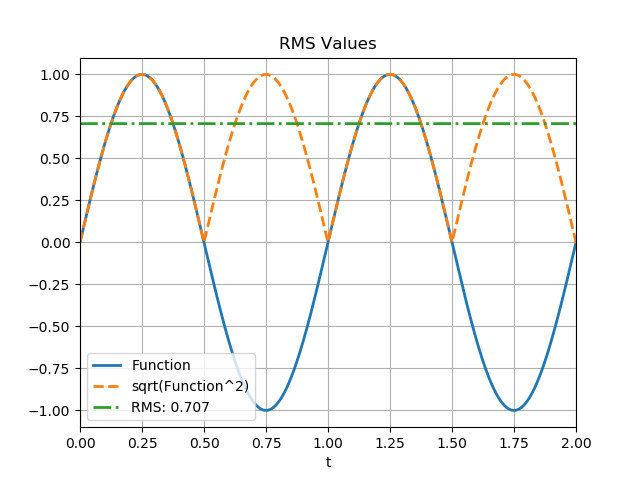

Generate this figure with Python:
import math
import numpy as np
from numpy import genfromtxt
import matplotlib.pyplot as plt

# Set Params
tMin = 0
tMax = 2
Frequency = 10000 # of signal samples per t
ts = np.arange(tMin, tMax + 1 if isinstance(tMax, int) else tMax,1/Frequency)

# File Output Info
title = "RMS Values"
outputpng = "RMS_Graphically.png"
xlabel = "t"
ylabel = ""

# Functions
def f(t):
    return math.sin(2*math.pi*t)

def mean():
    mean = float(sum([(f(t)**2) for t in ts])) / max(len(ts), 1)
    return mean

rms = np.sqrt(mean())

def rmsval(t):
    return rms

# Plot data     "-","--","-.",":"
plt.plot(ts,[f(t) for t in ts], '-', linewidth=2, label="Function")
plt.plot(ts,[np.sqrt(f(t)**2) for t in ts], '--', linewidth=2, label="sqrt(Function^2)")
plt.plot(ts, [rmsval(t) for t in ts], '-.', linewidth=2, label="RMS: " + str(round(rms,3)))

# Plot settings
plt.title(title)
plt.xlabel(xlabel)
plt.ylabel(ylabel)
plt.grid()
plt.legend()
plt.xlim(tMin, tMax)

# Save and Show Plot
plt.savefig(outputpng)
plt.show()
